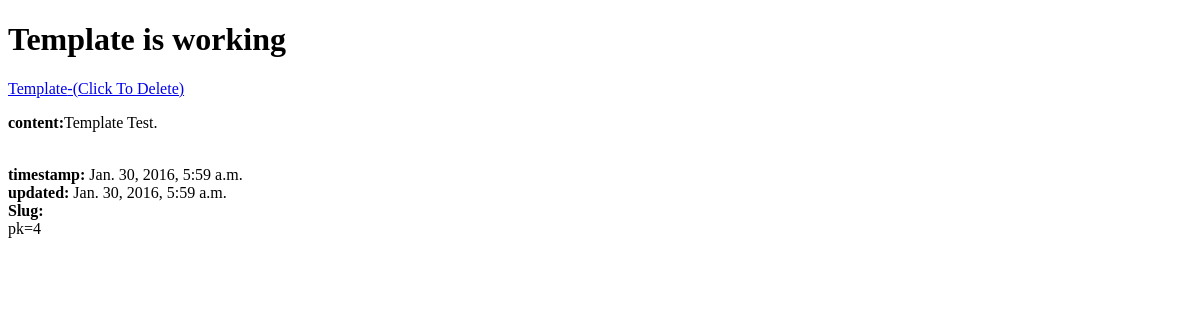
/posts/4/, run on an earlier commit of the app's database.
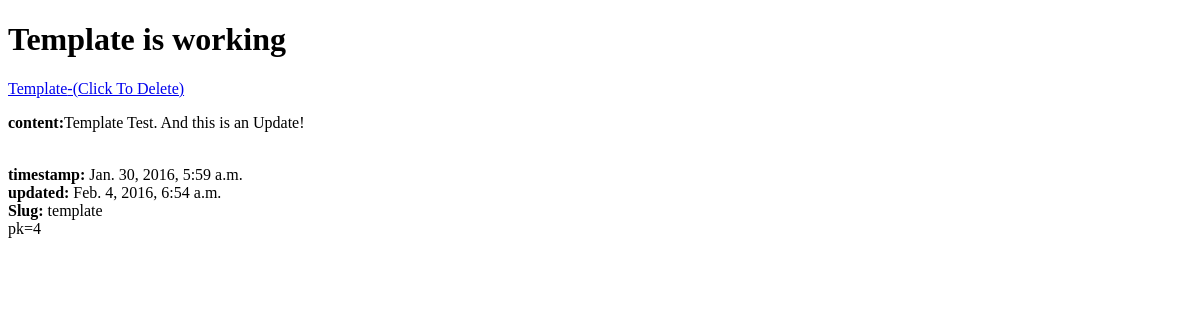
And on a later commit of the database.
### posts/models.py (models this page shows, shortened)
class Post(models.Model):
    title = models.CharField(max_length=120)
    content = models.TextField()
    updated = models.DateTimeField(auto_now=True, auto_now_add=False)
    timestamp = models.DateTimeField(auto_now=False, auto_now_add=True)
    slug = models.SlugField(max_length=255, blank=True)

### posts/views.py (the view)
# urls.py: url(r'^(?P<pk>\d+)/$', views.post_detail, name='detail'),
def post_detail(request, pk=None):
    obj = get_object_or_404(Post, pk=pk)
    cxt = {'title': obj.title, 'object': obj}
    return render(request, 'post_detail.html', cxt)

### templates/post_detail.html
<!DOCTYPE html>
<html>
    <body>
        <h1>{{ title }} is working</h1>
            <a href="{% url 'delete' object.pk %}">{{ object.title }}-(Click To Delete)<br/></a>
            <p><b>content:</b>{{ object.content }}</p><br/>
            <b>timestamp:</b> {{ object.timestamp }}<br/>
            <b>updated:</b> {{ object.updated }}<br/>
            <b>Slug:</b> {{ object.slug }}<br/>
            pk={{ object.pk }}<br/><br/>
    </body>
</html>

What changed in the data, as far as the page shows it:
changed Post "Template": content "Template Test." → "Template Test. And this is an Update!"; updated "Jan. 30, 2016, 5:59 a.m." → "Feb. 4, 2016, 6:54 a.m."; slug (not shown) → "template"
